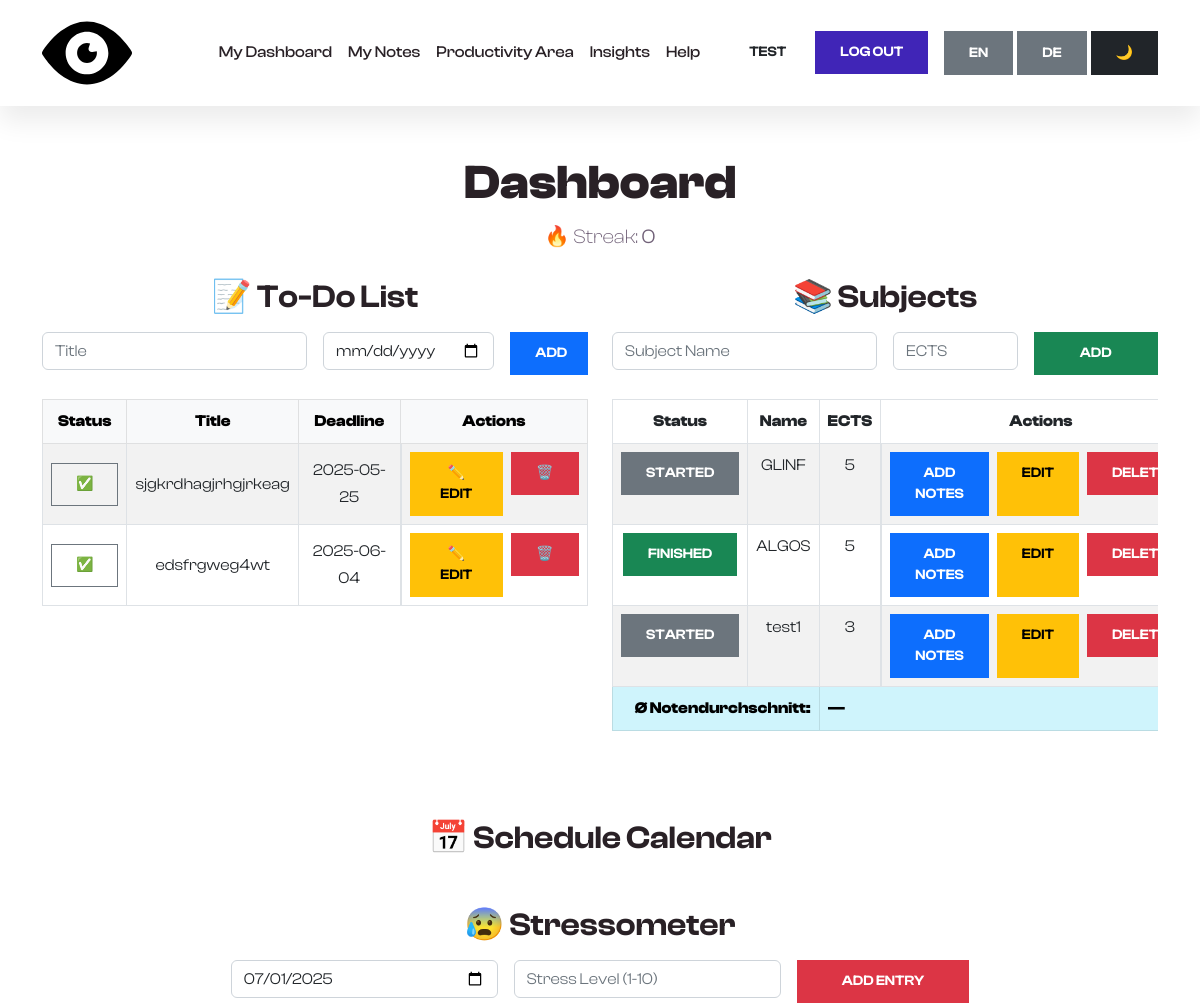
The page /dashboard.php (signed in, upper part) on the database as committed earlier.
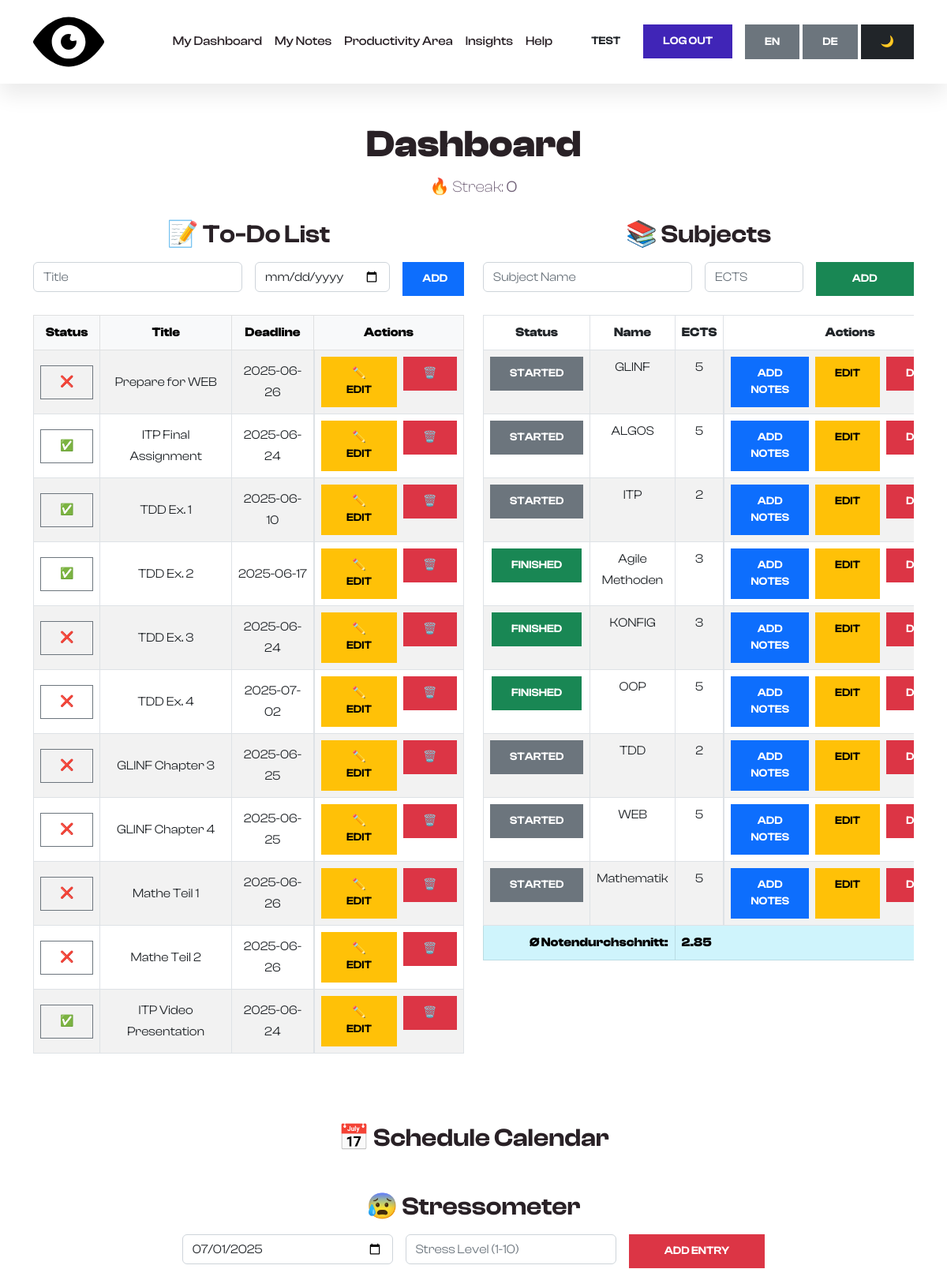
The same page on the database as committed later.
### tables this page shows
CREATE TABLE `tasks` (
  `id` int(11) NOT NULL,
  `user_id` int(11) DEFAULT NULL,
  `title` varchar(255) DEFAULT NULL,
  `deadline` date DEFAULT NULL,
  `is_completed` tinyint(1) DEFAULT 0
);

CREATE TABLE `subjects` (
  `id` int(11) NOT NULL,
  `user_id` int(11) DEFAULT NULL,
  `name` varchar(100) DEFAULT NULL,
  `ects` int(11) DEFAULT NULL,
  `is_completed` tinyint(1) DEFAULT 0
);

### dashboard.php (the view, shortened to what the changed rows need)
<?php
include('includes/db.php');
include('includes/header.php');
?>
<body data-bs-spy="scroll" data-bs-target=".navbar">
<div class="container mt-5">
    <div class="text-center mb-4">
        <h1 class="display-5 fw-bold">Dashboard</h1>
    </div>
    <div class="row mb-5">
        <div class="col-md-6 mb-4">
            <h2 class="mb-3 text-center">📝 To-Do List</h2>
            <div class="table-responsive">
                <table class="table table-striped table-bordered text-center align-middle">
                    <thead class="table-light">
                        <tr>
                            <th>Status</th>
                            <th>Title</th>
                            <th>Deadline</th>
                            <th>Actions</th>
                        </tr>
                    </thead>
                    <tbody>
                        <?php
                        $stmt = $pdo->prepare("SELECT * FROM tasks WHERE user_id = ?");
                        $stmt->execute([$_SESSION['user_id']]);
                        foreach ($stmt as $task):
                        ?>
                        <tr>
                            <td>
                                <form method="POST" action="api/tasks.php">
                                    <button type="submit" name="toggle" class="btn btn-sm btn-outline-secondary"><?= $task['is_completed'] ? "✅" : "❌" ?></button>
                                </form>
                            </td>
                            <td><?= htmlspecialchars($task['title']) ?></td>
                            <td><?= htmlspecialchars($task['deadline']) ?></td>
                            <td class="d-flex justify-content-center gap-2">
                                <a href="edit-task.php?id=<?= $task['id'] ?>" class="btn btn-sm btn-warning">✏️ Edit</a>
                                <form method="POST" action="api/tasks.php" onsubmit="return confirm('Delete this task?')">
                                    <button type="submit" name="delete" class="btn btn-sm btn-danger">🗑️</button>
                                </form>
                            </td>
                        </tr>
                        <?php endforeach; ?>
                    </tbody>
                </table>
            </div>
        </div>
        <div class="col-md-6 mb-4">
            <h2 class="mb-3 text-center">📚 Subjects</h2>
            <div class="table-responsive">
            <table class="table table-striped table-bordered text-center">
                <thead>
                    <tr>
                        <th>Status</th>
                        <th>Name</th>
                        <th>ECTS</th>
                        <th>Actions</th>
                    </tr>
                </thead>
                <tbody>
                    <?php
                    $user_id = $_SESSION['user_id'];
                    $stmtSubjects = $pdo->prepare("SELECT * FROM subjects WHERE user_id = ?");
                    $stmtSubjects->execute([$user_id]);
                    $subjects = $stmtSubjects->fetchAll(PDO::FETCH_ASSOC);
                    $stmtAvg = $pdo->prepare("
                        SELECT AVG(grade) AS avg_grade
                        FROM subject_grades
                        WHERE user_id = ? AND grade IS NOT NULL
                    ");
                    $stmtAvg->execute([$user_id]);
                    $avg = $stmtAvg->fetch(PDO::FETCH_ASSOC);
                    foreach ($subjects as $subj):
                    ?>
                    <tr>
                        <td>
                            <form method="POST" action="api/subjects.php">
                                <button type="submit" name="toggle" class="btn btn-sm <?= $subj['is_completed'] ? 'btn-success' : 'btn-secondary' ?>">
                                    <?= $subj['is_completed'] ? "Finished" : "Started" ?>
                                </button>
                            </form>
                        </td>
                        <td><?= htmlspecialchars($subj['name']) ?></td>
                        <td><?= (int)$subj['ects'] ?></td>
                        <td class="d-flex gap-2">
                            <a href="notes.php?subject_id=<?= $subj['id'] ?>" class="btn btn-primary btn-sm">Add Notes</a>
                            <a href="edit-subject.php?id=<?= $subj['id'] ?>" class="btn btn-warning btn-sm">Edit</a>
                            <form method="POST" action="api/subjects.php" onsubmit="return confirm('Delete this subject?');">
                                <button type="submit" name="delete" class="btn btn-danger btn-sm">Delete</button>
                            </form>
                        </td>
                    </tr>
                    <?php endforeach; ?>
                    <tr class="table-info fw-bold">
                        <td colspan="2" class="text-end">Ø Notendurchschnitt:</td>
                        <td colspan="2" class="text-start">
                            <?= ($avg && $avg['avg_grade'] !== null) ? number_format($avg['avg_grade'], 2) : '—' ?>
                        </td>
                    </tr>
                </tbody>
            </table>
        </div>
        </div>
    </div>
    <div class="col-12 mb-5">
        <h2 class="mb-3 text-center">📅 Schedule Calendar</h2>
    </div>
    <div class="mb-5">
        <h2 class="mb-3 text-center">😰 Stressometer</h2>
    </div>
</div>
<?php include('includes/footer.php'); ?>

Rows that differ between the two databases and show on the page:
removed tasks: title "sjgkrdhagjrhgjrkeag", deadline "2025-05-25"
removed tasks: title "edsfrgweg4wt", deadline "2025-06-04"
removed subjects: is_completed "STARTED", name "test1", ects "3"
added tasks: title "Prepare for WEB", deadline "2025-06-26"
added tasks: title "ITP Final Assignment", deadline "2025-06-24"
added tasks: title "TDD Ex. 1", deadline "2025-06-10"
added tasks: title "TDD Ex. 2", deadline "2025-06-17"
added tasks: title "TDD Ex. 3", deadline "2025-06-24"
added tasks: title "TDD Ex. 4", deadline "2025-07-02"
added tasks: title "GLINF Chapter 3", deadline "2025-06-25"
added tasks: title "GLINF Chapter 4", deadline "2025-06-25"
added tasks: title "Mathe Teil 1", deadline "2025-06-26"
added tasks: title "Mathe Teil 2", deadline "2025-06-26"
added tasks: title "ITP Video Presentation", deadline "2025-06-24"
changed subjects "ALGOS": is_completed "FINISHED" → "STARTED"
added subjects: is_completed "STARTED", name "ITP", ects "2"
added subjects: is_completed "FINISHED", name "Agile Methoden", ects "3"
added subjects: is_completed "FINISHED", name "KONFIG", ects "3"
added subjects: is_completed "FINISHED", name "OOP", ects "5"
added subjects: is_completed "STARTED", name "TDD", ects "2"
added subjects: is_completed "STARTED", name "WEB", ects "5"
added subjects: is_completed "STARTED", name "Mathematik", ects "5"
Other text that changed with them:
$avg['avg_grade']: (not shown) → "2.85"
